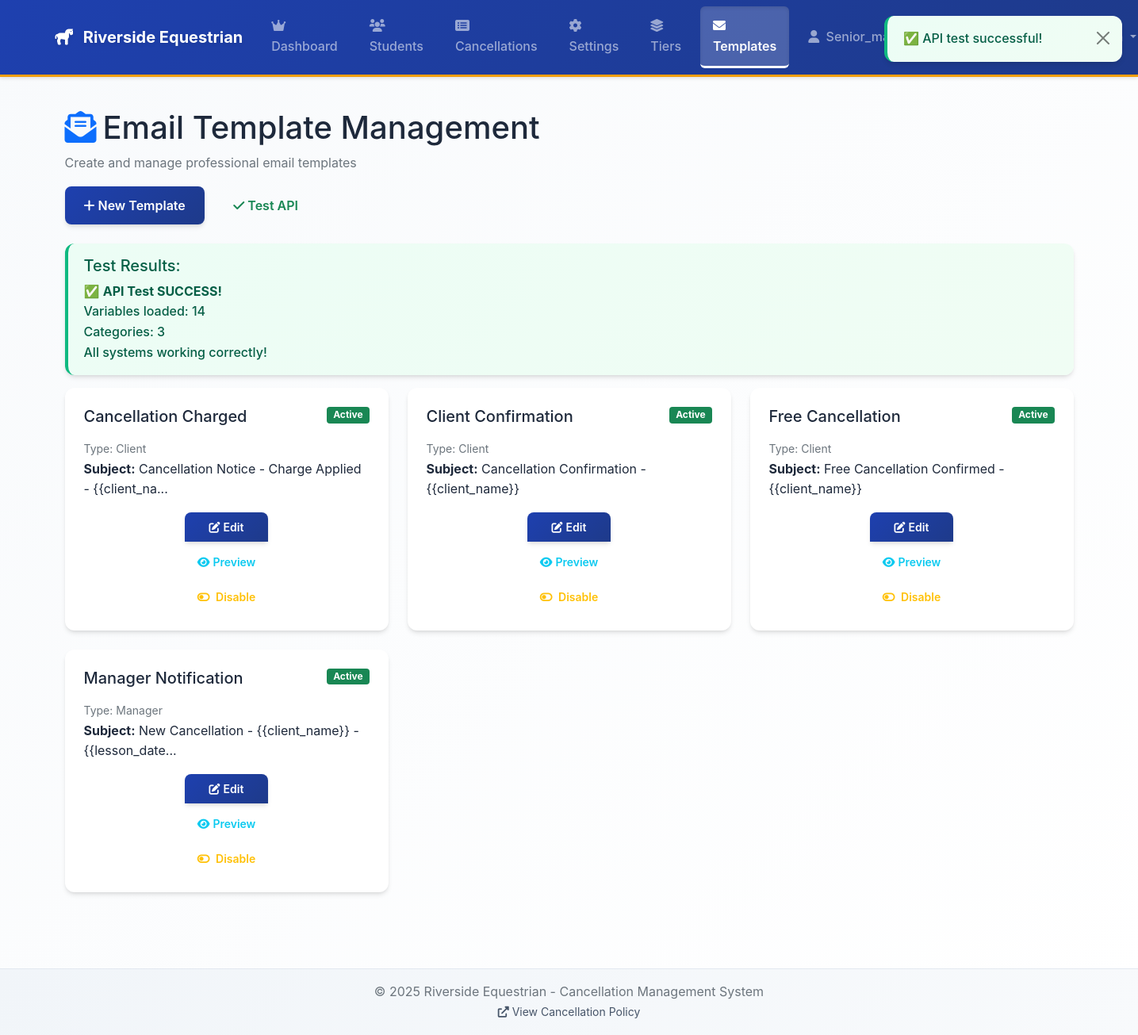
The page /senior/templates (signed in) on the database as committed earlier.
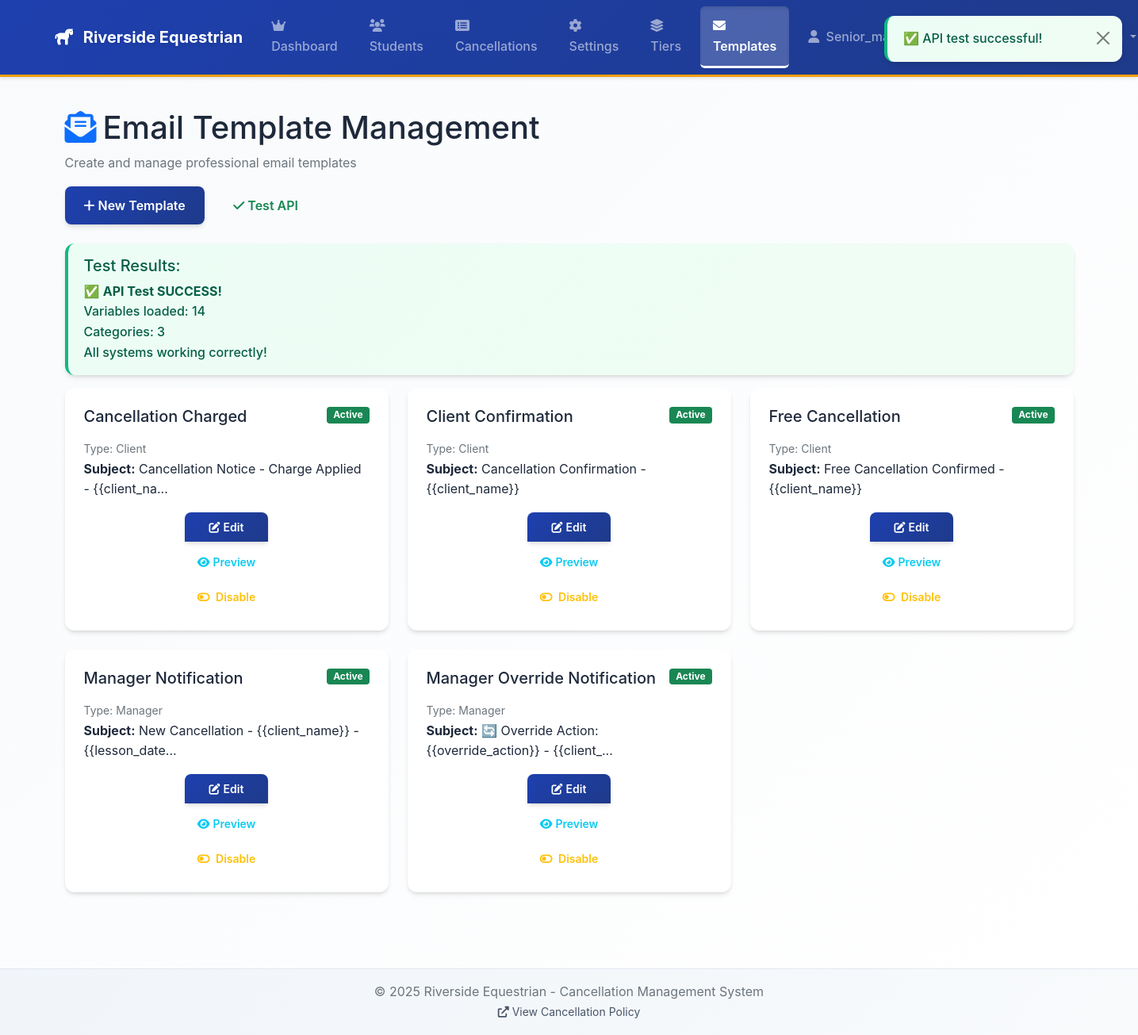
The same page on the database as committed later.
### tables this page shows
CREATE TABLE email_templates (
                id TEXT PRIMARY KEY,
                name TEXT NOT NULL,
                subject TEXT NOT NULL,
                body TEXT NOT NULL,
                type TEXT NOT NULL DEFAULT 'client',
                active BOOLEAN DEFAULT 1,
                auto_send BOOLEAN DEFAULT 1,
                priority TEXT DEFAULT 'normal',
                delay_minutes INTEGER DEFAULT 0,
                include_attachment BOOLEAN DEFAULT 0,
                variables_used TEXT,
                created_at TIMESTAMP DEFAULT CURRENT_TIMESTAMP,
                updated_at TIMESTAMP DEFAULT CURRENT_TIMESTAMP
            );

### app.py (the view)
@app.route("/senior/templates")
@login_required
@senior_admin_required
def senior_templates():
    try:
        conn = get_db()
        templates = conn.execute(
            """
            SELECT id, name, subject, body, type, active, auto_send, priority,
                   delay_minutes, include_attachment, variables_used, created_at, updated_at
            FROM email_templates
            ORDER BY active DESC, type, name
        """
        ).fetchall()
        conn.close()
        template_list = []
        for template in templates:
            template_dict = dict(template)
            for date_field in ["created_at", "updated_at"]:
                if template_dict.get(date_field):
                    try:
                        template_dict[date_field] = datetime.strptime(
                            template_dict[date_field], "%Y-%m-%d %H:%M:%S"
                        )
                    except (ValueError, TypeError):
                        template_dict[date_field] = datetime.now()
            template_list.append(template_dict)
        return render_template("senior_templates.html", templates=template_list)
    except Exception as e:
        print(f"Error in senior_templates: {e}")
        return render_template("senior_templates.html", templates=[], error=str(e))

### app.py (called while the page is built)
def get_db():
    conn = sqlite3.connect(app.config["DATABASE"])
    conn.row_factory = sqlite3.Row
    return conn

def login_required(f):
    @wraps(f)
    def decorated_function(*args, **kwargs):
        if "user_id" not in session:
            return redirect(url_for("login"))
        return f(*args, **kwargs)
    return decorated_function

def senior_admin_required(f):
    @wraps(f)
    def decorated_function(*args, **kwargs):
        if "user_role" not in session or session["user_role"] != "senior_manager":
            flash("Senior manager access required", "error")
            return redirect(url_for("dashboard"))
        return f(*args, **kwargs)
    return decorated_function

@app.context_processor
def inject_now():
    return {"now": datetime.now()}

### templates/senior_templates.html (shortened to what this page needs)
{% extends "base.html" %}  {% block content %}
<div class="container-fluid">
  <div class="row mb-4">
    <div class="col-12">
      <h1>
        <i class="fas fa-envelope-open-text me-2 text-primary"></i>Email
        Template Management
      </h1>
      <p class="text-muted">Create and manage professional email templates</p>
      <div class="mt-3">
        <button type="button" class="btn btn-primary me-2" id="newTemplateBtn">
          <i class="fas fa-plus me-1"></i>New Template
        </button>
        <button
          type="button"
          class="btn btn-outline-success me-2"
          id="testAPIBtn"
        >
          <i class="fas fa-check me-1"></i>Test API
        </button>
      </div>
    </div>
  </div>
  <div class="alert alert-info" id="testResults" style="display: none">
    <h5>Test Results:</h5>
    <div id="testOutput">Running tests...</div>
  </div>
  <div class="row">
    {% if templates %} {% for template in templates %}
    <div class="col-lg-4 col-md-6 mb-4">
      <div class="card h-100">
        <div class="card-body">
          <div class="d-flex justify-content-between align-items-start mb-2">
            <h5 class="card-title">{{ template.name }}</h5>
            <span
              class="badge bg-{{ 'success' if template.active else 'secondary' }}"
            >
              {{ 'Active' if template.active else 'Inactive' }}
            </span>
          </div>
          <p class="card-text">
            <small class="text-muted">Type: {{ template.type|title }}</small
            ><br />
            <strong>Subject:</strong> {{ template.subject[:50] }}{% if
            template.subject|length > 50 %}...{% endif %}
          </p>
          <div class="btn-group-vertical d-grid gap-2">
            <button
              class="btn btn-primary btn-sm edit-btn"
              data-template-id="{{ template.id }}"
            >
              <i class="fas fa-edit me-1"></i>Edit
            </button>
            <button
              class="btn btn-outline-info btn-sm preview-btn"
              data-template-id="{{ template.id }}"
            >
              <i class="fas fa-eye me-1"></i>Preview
            </button>
            <button
              class="btn btn-outline-warning btn-sm toggle-btn"
              data-template-id="{{ template.id }}"
            >
              <i
                class="fas fa-toggle-{{ 'off' if template.active else 'on' }} me-1"
              ></i>
              {{ 'Disable' if template.active else 'Enable' }}
            </button>
          </div>
        </div>
      </div>
    </div>
    {% endfor %} {% endif %}
  </div>
</div>
{% endblock %}

Rows that differ between the two databases and show on the page:
added email_templates: name "Manager Override Notification", active "Active", type "Manager", subject "🔄 Override Action: {{override_action}} - {{client_", active "Disable"
